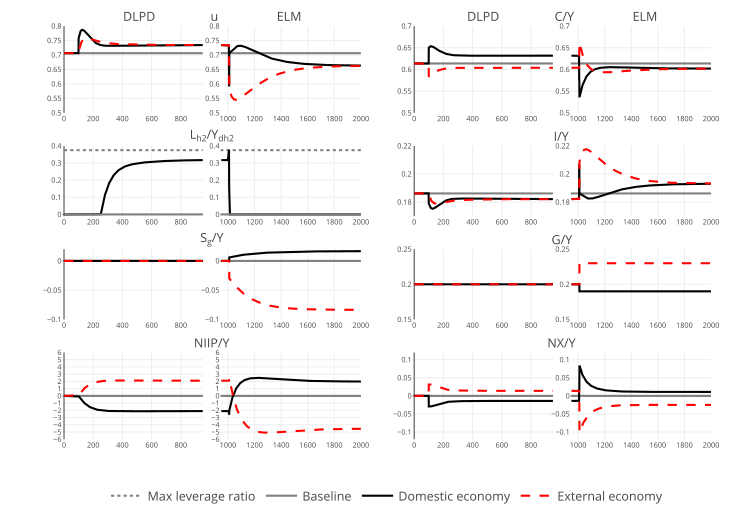

The R source for this figure:
library(plotly)

# Load the data
load(here::here("R/simulated_series_for_plots_follow_up_paper"))

# Annotations for subplots
u <- list(
  text = "DLPD                 u                  ELM",
  font = list(size = 12),
  xref = "paper",
  yref = "paper",
  yanchor = "bottom",
  xanchor = "center",
  align = "center",
  x = 0.5,
  y = 1,
  showarrow = FALSE)

C_Y <- list(
  text = "DLPD                 C/Y                  ELM",
  font = list(size = 12),
  xref = "paper",
  yref = "paper",
  yanchor = "bottom",
  xanchor = "center",
  align = "center",
  x = 0.5,
  y = 1,
  showarrow = FALSE)

I_Y <- list(
  text = "I/Y",
  font = list(size = 12),
  xref = "paper",
  yref = "paper",
  yanchor = "bottom",
  xanchor = "center",
  align = "center",
  x = 0.5,
  y = 1,
  showarrow = FALSE)

G_Y <- list(
  text = "G/Y",
  font = list(size = 12),
  xref = "paper",
  yref = "paper",
  yanchor = "bottom",
  xanchor = "center",
  align = "center",
  x = 0.5,
  y = 1,
  showarrow = FALSE)

NX_Y <- list(
  text = "NX/Y",
  font = list(size = 12),
  xref = "paper",
  yref = "paper",
  yanchor = "bottom",
  xanchor = "center",
  align = "center",
  x = 0.5,
  y = 1,
  showarrow = FALSE)

S_g_Y <- list(
  text = "S<sub>g</sub>/Y",
  font = list(size = 12),
  xref = "paper",
  yref = "paper",
  yanchor = "bottom",
  xanchor = "center",
  align = "center",
  x = 0.5,
  y = 1,
  showarrow = FALSE)

L_Yh2 <- list(
  text = "L<sub>h2</sub>/Y<sub>dh2</sub>",
  font = list(size = 12),
  xref = "paper",
  yref = "paper",
  yanchor = "bottom",
  xanchor = "center",
  align = "center",
  x = 0.5,
  y = 1,
  showarrow = FALSE)

NIIP_Y <- list(
  text = "NIIP/Y",
  font = list(size = 12),
  xref = "paper",
  yref = "paper",
  yanchor = "bottom",
  xanchor = "center",
  align = "center",
  x = 0.5,
  y = 1,
  showarrow = FALSE)

# Utilization rate
p_u_before <- plot_ly() %>% 
  add_trace(x = 0:(nrow(d5)-3),
            y = tail(d1$u, 1),
            type = "scatter",
            mode = "lines",
            name = "u<sub>baseline</sub>",
            line = list(color = "grey")) %>% 
  add_trace(x = 1:950,#0:(nrow(d5)-1),
            y = d5$u[1:950],
            type = "scatter",
            mode = "lines",
            line = list(color = "black"),
            name = "u") %>% 
  add_trace(x = 1:950,#0:(nrow(d5)-1),
            y = d5$ux[1:950],
            type = "scatter",
            mode = "lines",
            line = list(color = "red",
                        dash = "dash"),
            name = "u<sub>x</sub>") %>%
  layout(xaxis = list(range = c(-10, 950),
                      tickfont = list(size = 7)),
         yaxis = list(range = c(0.5, 0.8),
                      tickfont = list(size = 7),
                      dtick = 0.05),
         showlegend = TRUE,
         hovermode = "compare")

p_u_after <- plot_ly() %>% 
  add_trace(x = 0:(nrow(d5)-3),
            y = tail(d1$u, 1),
            type = "scatter",
            mode = "lines",
            name = "u<sub>baseline</sub>",
            line = list(color = "grey")) %>% 
  add_trace(x = 950:2000,#0:(nrow(d5)-1),
            y = d5$u[950:2000],
            type = "scatter",
            mode = "lines",
            line = list(color = "black"),
            name = "u") %>% 
  add_trace(x = 950:2000,#0:(nrow(d5)-1),
            y = d5$ux[950:2000],
            type = "scatter",
            mode = "lines",
            line = list(color = "red",
                        dash = "dash"),
            name = "u<sub>x</sub>") %>%
  layout(xaxis = list(range = c(945, 2000),
                      dtick = 200,
                      tickfont = list(size = 7)),
         yaxis = list(range = c(0.5, 0.8),
                      tickfont = list(size = 7),
                      dtick = 0.05),
         showlegend = TRUE,
         hovermode = "compare")

sub_plots_p_u <- subplot(style(p_u_before, showlegend = FALSE),
                         p_u_after,
                         nrows = 1, margin = 0.03, titleY = T, titleX = T) %>% 
  layout(annotations = u)

# Consumption share
p_C_before <- plot_ly() %>% 
  add_trace(x = 0:(nrow(d5)-3),
            y = tail(d1$C_Y, 1),
            type = "scatter",
            mode = "lines",
            name = "Baseline",
            line = list(color = "grey")) %>% 
  add_trace(x = 1:950,#0:(nrow(d5)-1),
            y = d5$C_Y[1:950],
            type = "scatter",
            mode = "lines",
            line = list(color = "black"),
            name = "C/Y") %>% 
  add_trace(x = 1:950,#0:(nrow(d5)-1),
            y = d5$C_Yx[1:950],
            type = "scatter",
            mode = "lines",
            line = list(color = "red",
                        dash = "dash"),
            name = "C/Y<sub>x</sub>") %>%
  layout(xaxis = list(range = c(-10, 950),
                      tickfont = list(size = 7)),
         yaxis = list(range = c(0.5, 0.7),
                      tickfont = list(size = 7)),
         showlegend = TRUE,
         hovermode = "compare")

p_C_after <- plot_ly() %>% 
  add_trace(x = 0:(nrow(d5)-3),
            y = tail(d1$C_Y, 1),
            type = "scatter",
            mode = "lines",
            name = "Baseline",
            line = list(color = "grey")) %>% 
  add_trace(x = 950:2000,#0:(nrow(d5)-1),
            y = d5$C_Y[950:2000],
            type = "scatter",
            mode = "lines",
            line = list(color = "black"),
            name = "C/Y") %>% 
  add_trace(x = 950:2000,#0:(nrow(d5)-1),
            y = d5$C_Yx[950:2000],
            type = "scatter",
            mode = "lines",
            line = list(color = "red",
                        dash = "dash"),
            name = "C/Y<sub>x</sub>") %>%
  layout(xaxis = list(range = c(945, 2000),
                      dtick = 200,
                      tickfont = list(size = 7)),
         yaxis = list(range = c(0.5, 0.7),
                      tickfont = list(size = 7)),
         showlegend = TRUE,
         hovermode = "compare")

sub_plots_p_C <- subplot(style(p_C_before, showlegend = FALSE),
                         p_C_after,
                         nrows = 1, margin = 0.03, titleY = T, titleX = T) %>% 
  layout(annotations = C_Y)

# Investment share
p_I_before <- plot_ly() %>%
  add_trace(x = 0:(nrow(d5)-3),
            y = tail(d1$I_Y, 1),
            type = "scatter",
            mode = "lines",
            name = "I/Y<sub>baseline</sub>",
            line = list(color = "grey")) %>% 
  add_trace(x = 1:950,#0:(nrow(d5)-1),
            y = d5$I_Y[1:950],
            type = "scatter",
            mode = "lines",
            line = list(color = "black"),
            name = "I/Y") %>% 
  add_trace(x = 1:950,#0:(nrow(d5)-1),
            y = d5$I_Yx[1:950],
            type = "scatter",
            mode = "lines",
            line = list(color = "red",
                        dash = "dash"),
            name = "I/Y<sub>x</sub>") %>%
  layout(xaxis = list(range = c(-10, 950),
                      tickfont = list(size = 7)),
         yaxis = list(range = c(0.17, 0.22),
                      tickfont = list(size = 7)),
         showlegend = TRUE,
         hovermode = "compare")

# Investment share
p_I_after <- plot_ly() %>%
  add_trace(x = 0:(nrow(d5)-3),
            y = tail(d1$I_Y, 1),
            type = "scatter",
            mode = "lines",
            name = "I/Y<sub>baseline</sub>",
            line = list(color = "grey")) %>% 
  add_trace(x = 950:2000,#0:(nrow(d5)-1),
            y = d5$I_Y[950:2000],
            type = "scatter",
            mode = "lines",
            line = list(color = "black"),
            name = "I/Y") %>% 
  add_trace(x = 950:2000,#0:(nrow(d5)-1),
            y = d5$I_Yx[950:2000],
            type = "scatter",
            mode = "lines",
            line = list(color = "red",
                        dash = "dash"),
            name = "I/Y<sub>x</sub>") %>%
  layout(xaxis = list(range = c(945, 2000),
                      dtick = 200,
                      tickfont = list(size = 7)),
         yaxis = list(range = c(0.17, 0.22),
                      tickfont = list(size = 7)),
         showlegend = TRUE,
         hovermode = "compare")

sub_plots_p_I <- subplot(style(p_I_before, showlegend = FALSE),
                         p_I_after,
                         nrows = 1, margin = 0.03, titleY = T, titleX = T) %>% 
  layout(annotations = I_Y)

# Government share
p_G_before <- plot_ly() %>% 
  add_trace(x = 1:950,#0:(nrow(d5)-1),
            y = round(d5$G_Y[1:950], digits = 2),
            type = "scatter",
            mode = "lines",
            line = list(color = "black"),
            name = "G/Y") %>% 
  add_trace(x = 1:950,#0:(nrow(d5)-1),
            y = round(d5$G_Yx[1:950], digits = 2),
            type = "scatter",
            mode = "lines",
            line = list(color = "red",
                        dash = "dash"),
            name = "G/Y<sub>x</sub>") %>%
  layout(xaxis = list(range = c(-10, 950),
                      tickfont = list(size = 7)),
         yaxis = list(range = c(0.15, 0.25), 
                      tickfont = list(size = 7)),
         showlegend = TRUE,
         hovermode = "compare")

p_G_after <- plot_ly() %>% 
  add_trace(x = 950:2000,#0:(nrow(d5)-1),
            y = round(d5$G_Y[950:2000], digits = 2),
            type = "scatter",
            mode = "lines",
            line = list(color = "black"),
            name = "G/Y") %>% 
  add_trace(x = 950:2000,#0:(nrow(d5)-1),
            y = round(d5$G_Yx[950:2000], digits = 2),
            type = "scatter",
            mode = "lines",
            line = list(color = "red",
                        dash = "dash"),
            name = "G/Y<sub>x</sub>") %>%
  layout(xaxis = list(range = c(945, 2000),
                      dtick = 200,
                      tickfont = list(size = 7)),
         yaxis = list(range = c(0.15, 0.25), 
                      tickfont = list(size = 7)),
         showlegend = TRUE,
         hovermode = "compare")

sub_plots_p_G <- subplot(style(p_G_before, showlegend = FALSE),
                         p_G_after,
                         nrows = 1, margin = 0.03, titleY = T, titleX = T) %>% 
  layout(annotations = G_Y)

# Net export share
p_NX_before <- plot_ly() %>% 
  add_trace(x = 0:(nrow(d5)-3),
            y = tail(d1$NX_Y, 1),
            type = "scatter",
            mode = "lines",
            name = "Baseline",
            line = list(color = "grey")) %>% 
  add_trace(x = 1:950,#0:(nrow(d5)-1),
            y = d5$NX_Y[1:950],
            type = "scatter",
            mode = "lines",
            line = list(color = "black"),
            name = "Domestic economy") %>% # NX/Y 
  add_trace(x = 1:950,#0:(nrow(d5)-1),
            y = d5$NX_Yx[1:950],
            type = "scatter",
            mode = "lines",
            line = list(color = "red",
                        dash = "dash"),
            name = "External economy") %>% # NX/Y<sub>x</sub>
  layout(xaxis = list(range = c(-10, 950),
                      tickfont = list(size = 7)),
         yaxis = list(range = c(-0.12, 0.12),
                      tickfont = list(size = 7),
                      dtick = 0.05),
         showlegend = TRUE,
         hovermode = "compare")

p_NX_after <- plot_ly() %>% 
  add_trace(x = 0:(nrow(d5)-3),
            y = tail(d1$NX_Y, 1),
            type = "scatter",
            mode = "lines",
            name = "Baseline",
            line = list(color = "grey")) %>% 
  add_trace(x = 950:2000,#0:(nrow(d5)-1),
            y = d5$NX_Y[950:2000],
            type = "scatter",
            mode = "lines",
            line = list(color = "black"),
            name = "Domestic economy") %>% # NX/Y 
  add_trace(x = 950:2000,#0:(nrow(d5)-1),
            y = d5$NX_Yx[950:2000],
            type = "scatter",
            mode = "lines",
            line = list(color = "red",
                        dash = "dash"),
            name = "External economy") %>% # NX/Y<sub>x</sub>
  layout(xaxis = list(range = c(945, 2000),
                      dtick = 200,
                      tickfont = list(size = 7)),
         yaxis = list(range = c(-0.12, 0.12),
                      tickfont = list(size = 7),
                      dtick = 0.05),
         showlegend = TRUE,
         hovermode = "compare")

sub_plots_p_NX <- subplot(style(p_NX_before, showlegend = FALSE),
                          p_NX_after,
                          nrows = 1, margin = 0.03, titleY = T, titleX = T) %>% 
  layout(annotations = NX_Y)

# NIIP share
p_NIIP_before <- plot_ly() %>% 
  add_trace(x = 0:(nrow(d5)-3),
            y = 0,
            type = "scatter",
            mode = "lines",
            name = "Baseline",
            line = list(color = "grey")) %>% 
  add_trace(x = 1:950,#0:(nrow(d5)-1),
            y = d5$NIIP_Y[1:950],
            type = "scatter",
            mode = "lines",
            line = list(color = "black"),
            name = "Domestic economy") %>% 
  add_trace(x = 1:950,#0:(nrow(d5)-1),
            y = d5$NIIP_Yx[1:950],
            type = "scatter",
            mode = "lines",
            line = list(color = "red",
                        dash = "dash"),
            name = "External economy") %>% 
  layout(xaxis = list(range = c(-10, 950),
                      tickfont = list(size = 7)),
         yaxis = list(range = c(-6, 6),
                      tickfont = list(size = 7),
                      dtick = 1),
         showlegend = TRUE,
         hovermode = "compare")

p_NIIP_after <- plot_ly() %>% 
  add_trace(x = 0:(nrow(d5)-3),
            y = 0,
            type = "scatter",
            mode = "lines",
            name = "Baseline",
            line = list(color = "grey")) %>% 
  add_trace(x = 950:2000,#0:(nrow(d5)-1),
            y = d5$NIIP_Y[950:2000],
            type = "scatter",
            mode = "lines",
            line = list(color = "black"),
            name = "Domestic economy") %>% 
  add_trace(x = 950:2000,#0:(nrow(d5)-1),
            y = d5$NIIP_Yx[950:2000],
            type = "scatter",
            mode = "lines",
            line = list(color = "red",
                        dash = "dash"),
            name = "External economy") %>% 
  layout(xaxis = list(range = c(945, 2000),
                      dtick = 200,
                      tickfont = list(size = 7)),
         yaxis = list(range = c(-6, 6),
                      tickfont = list(size = 7),
                      dtick = 1),
         showlegend = TRUE,
         hovermode = "compare")

sub_plots_p_NIIP <- subplot(style(p_NIIP_before, showlegend = FALSE),
                            p_NIIP_after,
                            nrows = 1, margin = 0.03, titleY = T, titleX = T) %>% 
  layout(annotations = NIIP_Y)

# Deficit
p_S_g_Y_before <- plot_ly() %>% 
  add_trace(x = 0:(nrow(d5)-3),
            y = 0,
            type = "scatter",
            mode = "lines",
            name = "Baseline",
            line = list(color = "grey")) %>% 
  add_trace(x = 1:950,#0:(nrow(d5)-1),
            y = d5$S_g[1:950],
            type = "scatter",
            mode = "lines",
            line = list(color = "black"),
            name = "S_g / Y") %>% 
  add_trace(x = 1:950,#0:(nrow(d5)-1),
            y = d5$S_gx[1:950],
            type = "scatter",
            mode = "lines",
            line = list(color = "red",
                        dash = "dash"),
            name = "S_g / Y") %>% 
  layout(xaxis = list(range = c(-10, 950),
                      tickfont = list(size = 7)),
         yaxis = list(range = c(-0.1, 0.02), 
                      tickfont = list(size = 7)),
         showlegend = TRUE,
         hovermode = "compare")

p_S_g_Y_after <- plot_ly() %>% 
  add_trace(x = 0:(nrow(d5)-3),
            y = 0,
            type = "scatter",
            mode = "lines",
            name = "Baseline",
            line = list(color = "grey")) %>% 
  add_trace(x = 950:2000,#0:(nrow(d5)-1),
            y = d5$S_g[950:2000],
            type = "scatter",
            mode = "lines",
            line = list(color = "black"),
            name = "S_g / Y") %>% 
  add_trace(x = 950:2000,#0:(nrow(d5)-1),
            y = d5$S_gx[950:2000],
            type = "scatter",
            mode = "lines",
            line = list(color = "red",
                        dash = "dash"),
            name = "S_g / Y") %>% 
  layout(xaxis = list(range = c(945, 2000),
                      dtick = 200,
                      tickfont = list(size = 7)),
         yaxis = list(range = c(-0.1, 0.02), 
                      tickfont = list(size = 7)),
         showlegend = TRUE,
         hovermode = "compare")

sub_plots_p_S_g_Y <- subplot(style(p_S_g_Y_before, showlegend = FALSE),
                             p_S_g_Y_after,
                             nrows = 1, margin = 0.03, titleY = T, titleX = T) %>% 
  layout(annotations = S_g_Y)

# Debt to income ratio
p_L_Yh2_before <- plot_ly() %>% 
  add_trace(x = 0:(nrow(d5)-1),
            y = 0.375,
            type = "scatter",
            mode = "lines",
            name = "Max leverage ratio",
            showlegend = TRUE,
            line = list(color = "grey", 
                        dash = "dot")) %>% 
  add_trace(x = 1:950,#0:(nrow(d5)-1),
            y = d5$L_Yh2[1:950],
            type = "scatter",
            mode = "lines",
            showlegend = FALSE,
            line = list(color = "black"),
            name = "(L/Y)<sub>h2</sub>") %>% 
  add_trace(x = 0:(nrow(d5)-3),
            y = 0,
            type = "scatter",
            mode = "lines",
            name = "Baseline",
            showlegend = FALSE,
            line = list(color = "grey")) %>% 
  layout(xaxis = list(range = c(-10, 950),
                      tickfont = list(size = 7)),
         yaxis = list(range = c(-0.01, 0.4), 
                      tickfont = list(size = 7)),
         showlegend = FALSE,
         hovermode = "compare")

p_L_Yh2_after <- plot_ly() %>% 
  add_trace(x = 0:(nrow(d5)-1),
            y = 0.375,
            type = "scatter",
            mode = "lines",
            name = "Max leverage ratio",
            showlegend = TRUE,
            line = list(color = "grey", 
                        dash = "dot")) %>% 
  add_trace(x = 950:2000,#0:(nrow(d5)-1),
            y = d5$L_Yh2[950:2000],
            type = "scatter",
            mode = "lines",
            showlegend = FALSE,
            line = list(color = "black"),
            name = "(L/Y)<sub>h2</sub>") %>% 
  add_trace(x = 0:(nrow(d5)-3),
            y = 0,
            type = "scatter",
            mode = "lines",
            name = "Baseline",
            showlegend = FALSE,
            line = list(color = "grey")) %>% 
  layout(xaxis = list(range = c(945, 2000),
                      dtick = 200,
                      tickfont = list(size = 7)),
         yaxis = list(range = c(-0.01, 0.4), 
                      tickfont = list(size = 7)),
         showlegend = FALSE,
         hovermode = "compare")

sub_plots_p_L_Yh2 <- subplot(style(p_L_Yh2_before, showlegend = FALSE),
                             p_L_Yh2_after,
                             nrows = 1, margin = 0.03, titleY = T, titleX = T) %>% 
  layout(annotations = L_Yh2)

sub_plots <- subplot(style(sub_plots_p_u, showlegend = FALSE),
                     style(sub_plots_p_C, showlegend = FALSE),
                     sub_plots_p_L_Yh2,
                     style(sub_plots_p_I, showlegend = FALSE),
                     style(sub_plots_p_S_g_Y, showlegend = FALSE),
                     style(sub_plots_p_G, showlegend = FALSE),
                     sub_plots_p_NIIP,
                     style(sub_plots_p_NX, showlegend = FALSE),
                     nrows = 4, 
                     margin = 0.04, 
                     titleY = T, 
                     titleX = T) %>%
  layout(legend = list(x = 0.5,
                       orientation = "h",
                       xanchor = "center",
                       font = list(size = 12))) %>%
  config(displayModeBar = F)

sub_plots

orca(
  sub_plots,
  file = "R/plots/figure5_alternative.pdf"
)
